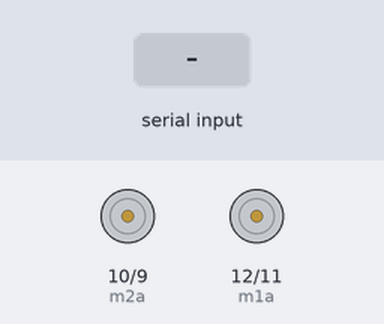
The sketch below on a simulated Arduino Uno, built with avr-gcc and run on an emulated ATmega328P. On the bench: motor-driver pin pairs drawn as motors (green arrow = first pin HIGH = forward, orange = second pin HIGH = backward, longer = more drive). The test bench sets the inputs (shaded band). What the sketch prints to the serial monitor is not drawn.

Above: at 1.2 s.
1.3 s: "s" received over Serial
At 1.6 s:
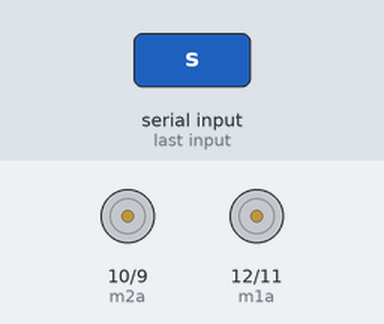
2.8 s: "w" received over Serial
At 4.0 s:
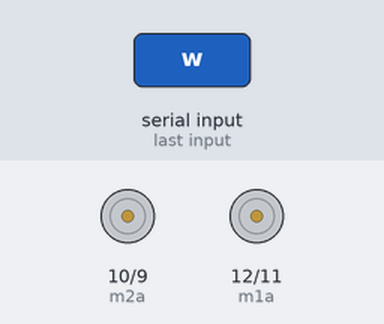
4.3 s: "a" received over Serial
At 4.9 s:
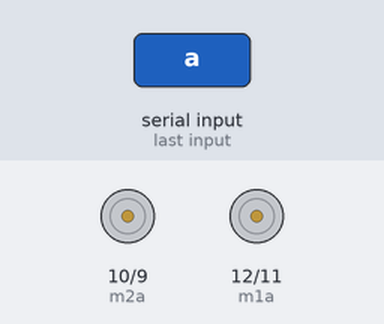
5.8 s: "d" received over Serial
At 6.4 s:
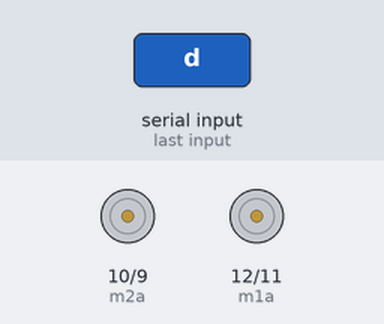
Timing chart, 0 to 8.3 s (numbered marks = the images above; inputs shaded):
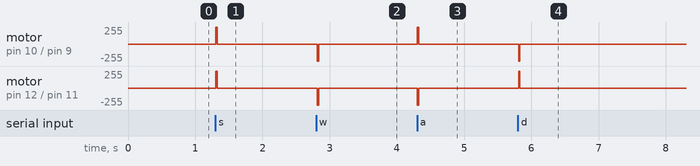

Measured:
- after the input at 1.3 s, motor on pin 10 (m2a) / pin 9 (m2b), motor on pin 12 (m1a) / pin 11 (m1b): stopped → forward 255/255 at once, → stopped 0.02 s later
- after the input at 2.8 s, motor on pin 10 (m2a) / pin 9 (m2b), motor on pin 12 (m1a) / pin 11 (m1b): stopped → backward 255/255 at once, → stopped 0.02 s later
- after the input at 4.3 s, motor on pin 10 (m2a) / pin 9 (m2b): stopped → forward 255/255 at once, → stopped 0.02 s later; motor on pin 12 (m1a) / pin 11 (m1b): stopped → backward 255/255 at once, → stopped 0.02 s later
- after the input at 5.8 s, motor on pin 10 (m2a) / pin 9 (m2b): stopped → backward 255/255 at once, → stopped 0.02 s later; motor on pin 12 (m1a) / pin 11 (m1b): stopped → forward 255/255 at once, → stopped 0.02 s later

The sketch:

carro.ino
```cpp
int m1a = 12;
int m1b = 11;
int m2a = 10;
int m2b = 9;// usamos un pin de salida al LED
char state; // Variable lectrura serial

void setup() {
    pinMode( m1a, OUTPUT);
    pinMode(m1b, OUTPUT);
    pinMode(m2b, OUTPUT);
    pinMode(m2a, OUTPUT); //Declara pin de Salida
       digitalWrite(m1a, LOW);
       digitalWrite(m1b, LOW);
       digitalWrite(m2a, LOW);
       digitalWrite(m2b, LOW); //Normalmente Apagado
    Serial.begin(9600);
}

void loop() {
 //si el modulo a manda dato, guardarlo en estado.
 if(Serial.available()){
       state = (char)Serial.read();
       if (state=='s'){
       digitalWrite(m1a, HIGH);
       digitalWrite(m1b, LOW);
       digitalWrite(m2a, HIGH);
       digitalWrite(m2b, LOW);
         delay(20);
       digitalWrite(m1a, LOW);
       digitalWrite(m1b, LOW);
       digitalWrite(m2a, LOW);
       digitalWrite(m2b, LOW);

                  state='t';
        }
       else if(state=='w'){
       digitalWrite(m1a, LOW);
       digitalWrite(m1b, HIGH);
       digitalWrite(m2a, LOW);
       digitalWrite(m2b, HIGH);
                  state='t';
                    delay(20);
       digitalWrite(m1a, LOW);
       digitalWrite(m1b, LOW);
       digitalWrite(m2a, LOW);
       digitalWrite(m2b, LOW);
          }
          else if(state=='a'){
       digitalWrite(m1a, LOW);
       digitalWrite(m1b, HIGH);
       digitalWrite(m2a, HIGH);
       digitalWrite(m2b, LOW);
                  state='t';
                    delay(20);
       digitalWrite(m1a, LOW);
       digitalWrite(m1b, LOW);
       digitalWrite(m2a, LOW);
       digitalWrite(m2b, LOW);
          }
          else if(state=='d'){
       digitalWrite(m1a, HIGH);
       digitalWrite(m1b, LOW);
       digitalWrite(m2a, LOW);
       digitalWrite(m2b, HIGH);
         delay(20);
       digitalWrite(m1a, LOW);
       digitalWrite(m1b, LOW);
       digitalWrite(m2a, LOW);
       digitalWrite(m2b, LOW);
                  state='t';
          }
         else{
          delay(20);
       digitalWrite(m1a, LOW);
       digitalWrite(m1b, LOW);
       digitalWrite(m2a, LOW);
       digitalWrite(m2b, LOW);
                  state='Y';
          }
 }delay(20);
        Serial.flush();
    Serial.println(5);
 // delay(20);

}
```
